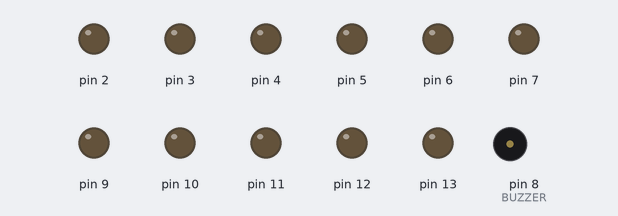
Bench run of a sketch on a simulated Arduino Uno, built with avr-gcc and run on an emulated ATmega328P. Parts: output pins drawn as LEDs (lit = HIGH), buzzer (waves = sounding).

Above: at 0.1 s.
At 1.1 s:
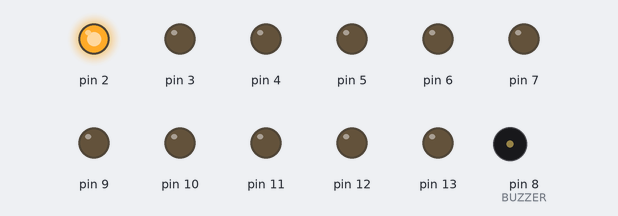
At 1.5 s:
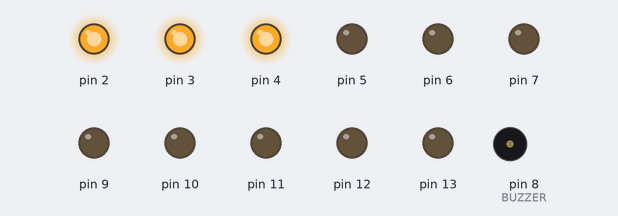
At 1.9 s:
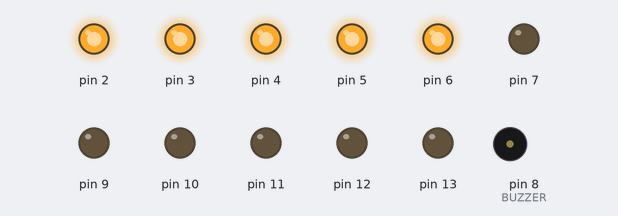
At 10.72 s:
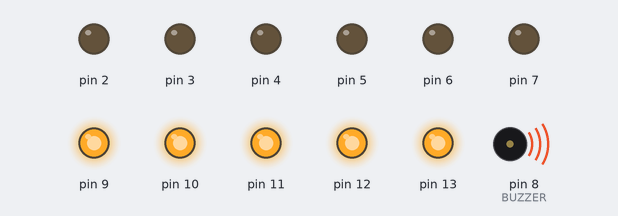
At 27.2 s:
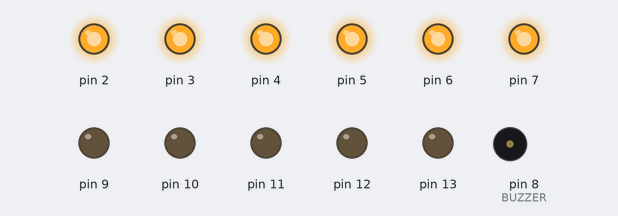
Timing chart, 0 to 40.0 s (numbered marks = the images above):
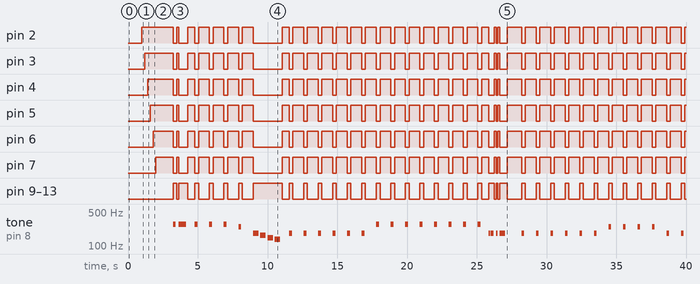

Measured:
- by itself, pin 2: LOW → HIGH at 1.0 s, → LOW 2.2 s later, → HIGH 0.26 s later, → LOW 0.13 s later, … (73 changes in this stretch)
- by itself, pin 3: LOW → HIGH at 1.2 s, → LOW 2.0 s later, → HIGH 0.26 s later, → LOW 0.13 s later, … (73 changes in this stretch)
- by itself, pin 4: LOW → HIGH at 1.4 s, → LOW 1.8 s later, → HIGH 0.26 s later, → LOW 0.13 s later, … (73 changes in this stretch)
- by itself, pin 5: LOW → HIGH at 1.6 s, → LOW 1.6 s later, → HIGH 0.26 s later, → LOW 0.13 s later, … (73 changes in this stretch)
- by itself, pin 6: LOW → HIGH at 1.8 s, → LOW 1.4 s later, → HIGH 0.26 s later, → LOW 0.13 s later, … (73 changes in this stretch)
- by itself, pin 7: LOW → HIGH at 2.0 s, → LOW 1.2 s later, → HIGH 0.26 s later, → LOW 0.13 s later, … (73 changes in this stretch)
- by itself, pin 9–13: LOW → HIGH at 3.2 s, → LOW 0.26 s later, → HIGH 0.13 s later, → LOW 0.65 s later, … (72 changes in this stretch)
- by itself, tone on pin 8 (BUZZER): plays 277 Hz for 0.20 s, 277 Hz for 0.10 s, 277 Hz for 0.40 s, 277 Hz for 0.20 s, 277 Hz for 0.20 s, 277 Hz for 0.20 s … (42 notes in this stretch)

The sketch:

InilahBarisanKitaBass.ino
```cpp
#define BUTTON  2
#define BUZZER  8

#define NOTE_CS3 139
#define NOTE_D3  147
#define NOTE_E3  165
#define NOTE_F3  175
#define NOTE_FS3 185
#define NOTE_G3  196
#define NOTE_GS3 208
#define NOTE_A3  220
#define NOTE_AS3 233
#define NOTE_B3  247
#define NOTE_C4  262
#define NOTE_CS4 277
#define NOTE_D4  294
#define NOTE_DS4 311
#define NOTE_E4  330

int vocalMelody[] = {
  0, NOTE_CS4, 0, NOTE_CS4, NOTE_CS4,
  0, NOTE_CS4, 0, 0, NOTE_CS4, 0, 0, NOTE_CS4, 0, 0, NOTE_B3, 0,
  0, NOTE_FS3, NOTE_E3, NOTE_D3, NOTE_CS3,

  0, NOTE_FS3, 0, 0, NOTE_FS3, 0, 0, NOTE_FS3, 0, 0, NOTE_FS3, 0,
  0, NOTE_FS3, 0, 0, NOTE_FS3, 0, 0, NOTE_CS4, 0, 0, NOTE_CS4, 0,
  0, NOTE_CS4, 0, 0, NOTE_CS4, 0, 0, NOTE_CS4, 0, 0, NOTE_CS4, 0,
  0, NOTE_CS4, 0, 0, NOTE_CS4, 0, NOTE_FS3, NOTE_FS3, NOTE_FS3, 0, NOTE_FS3, 0, NOTE_FS3, 0,

  0, NOTE_FS3, 0, 0, NOTE_FS3, 0, 0, NOTE_FS3, 0, 0, NOTE_FS3, 0,
  0, NOTE_FS3, 0, 0, NOTE_FS3, 0, 0, NOTE_B3, 0, 0, NOTE_B3, 0,
  0, NOTE_B3, 0, 0, NOTE_B3, 0, 0, NOTE_FS3, 0, 0, NOTE_FS3, 0,
  0, NOTE_CS4, 0, 0, NOTE_CS4, 0, NOTE_FS3, NOTE_FS3, NOTE_FS3, 0, NOTE_FS3, 0, NOTE_FS3, 0,

  NOTE_E3, 0, NOTE_E3, 0, NOTE_E3, 0, NOTE_E3, 0,
  NOTE_A3, 0, NOTE_A3, 0, NOTE_A3, 0, NOTE_A3, 0,
  NOTE_E3, 0, NOTE_E3, 0, NOTE_E3, 0, NOTE_E3, 0,
  NOTE_A3, 0, NOTE_A3, 0, NOTE_A3, 0, NOTE_A3, 0,

  NOTE_CS4, 0, NOTE_CS4, 0, NOTE_CS4, 0, NOTE_CS4, 0,
  NOTE_CS4, 0, NOTE_CS4, 0, NOTE_CS4, 0, NOTE_CS4, 0,
  NOTE_GS3, 0, NOTE_GS3, 0, NOTE_GS3, 0, NOTE_GS3, 0,
  NOTE_CS4, 0, NOTE_CS4, 0, NOTE_CS4, 0, NOTE_CS4, 0,

  0, NOTE_FS3, 0, 0, NOTE_FS3, 0, 0, NOTE_FS3, 0, 0, NOTE_FS3, 0,
  0, NOTE_CS4, 0, 0, NOTE_CS4, 0, NOTE_FS3, NOTE_FS3, NOTE_FS3, 0, NOTE_FS3, 0, NOTE_FS3, 0,
};

int vocalNoteDurations[] = {

  1, 4, 8, 8, 2,
  2, 4, 4, 2, 4, 4, 2, 4, 4, 2, 4, 4,
  2, 2, 2, 2, 2, // 22

  2, 4, 4, 2, 4, 4, 2, 4, 4, 2, 4, 4, // 12
  2, 4, 4, 2, 4, 4, 2, 4, 4, 2, 4, 4, // 12
  2, 4, 4, 2, 4, 4, 2, 4, 4, 2, 4, 4, // 12
  2, 4, 4, 2, 4, 2, 8, 8, 8, 8, 8, 8, 2, 2, // 14

  2, 4, 4, 2, 4, 4, 2, 4, 4, 2, 4, 4, // 12
  2, 4, 4, 2, 4, 4, 2, 4, 4, 2, 4, 4, // 12
  2, 4, 4, 2, 4, 4, 2, 4, 4, 2, 4, 4, // 12
  2, 4, 4, 2, 4, 2, 8, 8, 8, 8, 8, 8, 2, 2, // 14

  4, 4, 4, 4, 4, 4, 4, 4,
  4, 4, 4, 4, 4, 4, 4, 4,
  4, 4, 4, 4, 4, 4, 4, 4,
  4, 4, 4, 4, 4, 4, 4, 4, // 32

  4, 4, 4, 4, 4, 4, 4, 4,
  4, 4, 4, 4, 4, 4, 4, 4,
  4, 4, 4, 4, 4, 4, 4, 4,
  4, 4, 4, 4, 4, 4, 4, 4, // 32

  2, 4, 4, 2, 4, 4, 2, 4, 4, 2, 4, 4, // 12
  2, 4, 4, 2, 4, 2, 8, 8, 8, 8, 8, 8, 2, 2, // 14
};

#define playVocalMelody() playMelody(vocalMelody, vocalNoteDurations, 212)

int pin = 0;

void setup()
{
  for (pin = 2; pin < 14; pin++) {
    pinMode(pin, OUTPUT);
  }

  delay(1000);

  for (pin = 2; pin < 8; pin++) {
    digitalWrite(pin, HIGH);
    delay(200);
  }

  playVocalMelody();

  LEDs(LOW);
  for (pin = 8; pin > 1; pin--) {
    digitalWrite(pin, LOW);
    delay(200);
  }
}

void loop()
{

}

void playMelody(int *melody, int *noteDurations, int notesLength)
{
  for (int thisNote = 0; thisNote < notesLength; thisNote++) {
    int noteDuration = 800 / noteDurations[thisNote];
    tone(BUZZER, melody[thisNote], noteDuration);

    if (melody[thisNote] == 0) {
      LEDs(LOW);
    }
    else {
      LEDs(HIGH);
    }

    int pauseBetweenNotes = noteDuration * 1.30;
    delay(pauseBetweenNotes);
    noTone(BUZZER);
  }
}

void LEDs(boolean ledArray)
{
  if (ledArray == HIGH) {
    for (pin = 2; pin < 8; pin++) {
      digitalWrite(pin, LOW);
    }
    for (pin = 9; pin < 14; pin++) {
      digitalWrite(pin, HIGH);
    }
  }
  else {
    for (pin = 2; pin < 8; pin++) {
      digitalWrite(pin, HIGH);
    }
    for (pin = 9; pin < 14; pin++) {
      digitalWrite(pin, LOW);
    }
  }
}
```
